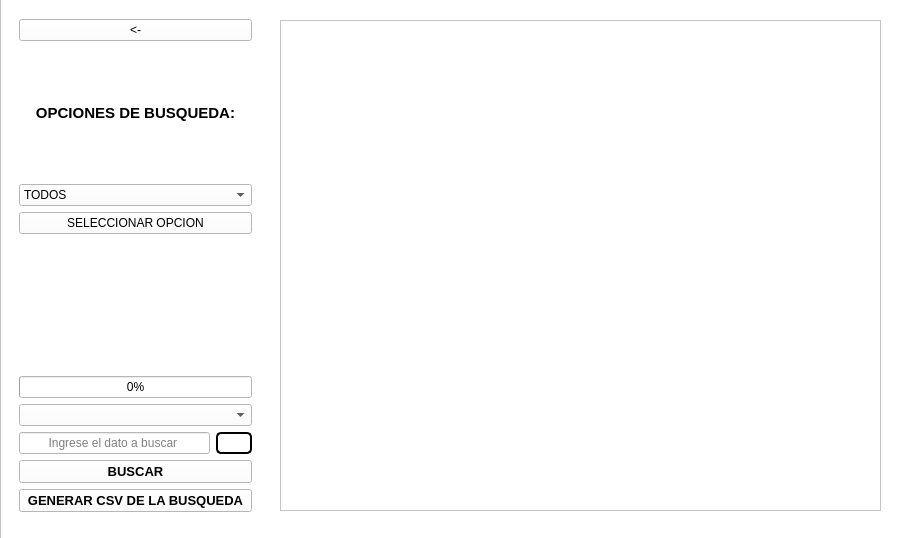
<?xml version="1.0" encoding="UTF-8"?>
<ui version="4.0">
 <class>VentanaSeleccionar</class>
 <widget class="QMainWindow" name="VentanaSeleccionar">
  <property name="geometry">
   <rect>
    <x>0</x>
    <y>0</y>
    <width>897</width>
    <height>538</height>
   </rect>
  </property>
  <property name="minimumSize">
   <size>
    <width>897</width>
    <height>538</height>
   </size>
  </property>
  <property name="maximumSize">
   <size>
    <width>897</width>
    <height>538</height>
   </size>
  </property>
  <property name="windowTitle">
   <string>Buscador de Registros</string>
  </property>
  <property name="styleSheet">
   <string notr="true"/>
  </property>
  <widget class="QWidget" name="centralwidget">
   <widget class="QTableWidget" name="tableWidget">
    <property name="geometry">
     <rect>
      <x>280</x>
      <y>20</y>
      <width>601</width>
      <height>491</height>
     </rect>
    </property>
    <property name="font">
     <font>
      <weight>50</weight>
      <bold>false</bold>
     </font>
    </property>
    <property name="styleSheet">
     <string notr="true">background-color: rgb(255, 255, 255);
</string>
    </property>
    <property name="frameShape">
     <enum>QFrame::StyledPanel</enum>
    </property>
    <property name="frameShadow">
     <enum>QFrame::Sunken</enum>
    </property>
   </widget>
   <widget class="QFrame" name="frame_particular">
    <property name="geometry">
     <rect>
      <x>10</x>
      <y>10</y>
      <width>251</width>
      <height>511</height>
     </rect>
    </property>
    <property name="styleSheet">
     <string notr="true">background-color: rgb(255, 255, 255);</string>
    </property>
    <layout class="QGridLayout" name="gridLayout_2">
     <item row="0" column="0">
      <layout class="QGridLayout" name="gridLayout">
       <item row="7" column="0">
        <widget class="QLineEdit" name="dato">
         <property name="styleSheet">
          <string notr="true">background-color: rgb(255, 255, 255);</string>
         </property>
         <property name="alignment">
          <set>Qt::AlignCenter</set>
         </property>
         <property name="placeholderText">
          <string>Ingrese el dato a buscar </string>
         </property>
        </widget>
       </item>
       <item row="7" column="1">
        <widget class="QPushButton" name="info">
         <property name="maximumSize">
          <size>
           <width>198</width>
           <height>285</height>
          </size>
         </property>
         <property name="cursor">
          <cursorShape>OpenHandCursor</cursorShape>
         </property>
         <property name="styleSheet">
          <string notr="true">QPushButton{
	background-color: rgb(255, 255, 255);
	border-radius:5px;
	border:1.5px solid black;
}
</string>
         </property>
         <property name="text">
          <string/>
         </property>
         <property name="icon">
          <iconset>
           <normaloff>../multimedia/info.jpg</normaloff>../multimedia/info.jpg</iconset>
         </property>
        </widget>
       </item>
       <item row="0" column="0" colspan="2">
        <widget class="QPushButton" name="atras">
         <property name="cursor">
          <cursorShape>PointingHandCursor</cursorShape>
         </property>
         <property name="styleSheet">
          <string notr="true">QPushButton:hover{
	
	background-color: rgb(165, 175, 173);
}
QPushButton{
	background-color: rgb(255, 255, 255);
}</string>
         </property>
         <property name="text">
          <string>&lt;-</string>
         </property>
        </widget>
       </item>
       <item row="1" column="0" colspan="2">
        <widget class="QLabel" name="titulo">
         <property name="font">
          <font>
           <pointsize>11</pointsize>
           <weight>75</weight>
           <bold>true</bold>
          </font>
         </property>
         <property name="styleSheet">
          <string notr="true">background-color: rgb(255, 255, 255);</string>
         </property>
         <property name="text">
          <string>OPCIONES DE BUSQUEDA:</string>
         </property>
         <property name="alignment">
          <set>Qt::AlignCenter</set>
         </property>
        </widget>
       </item>
       <item row="2" column="0" colspan="2">
        <widget class="QComboBox" name="opciones">
         <property name="styleSheet">
          <string notr="true">background-color: rgb(255, 255, 255);</string>
         </property>
         <item>
          <property name="text">
           <string>TODOS</string>
          </property>
         </item>
         <item>
          <property name="text">
           <string>Especifico</string>
          </property>
         </item>
        </widget>
       </item>
       <item row="3" column="0" colspan="2">
        <widget class="QPushButton" name="seleccionar">
         <property name="cursor">
          <cursorShape>PointingHandCursor</cursorShape>
         </property>
         <property name="styleSheet">
          <string notr="true">QPushButton{
	background-color: rgb(255, 255, 255);
}

QPushButton:hover{
	
	background-color: rgb(255, 170, 0);
}</string>
         </property>
         <property name="text">
          <string>SELECCIONAR OPCION</string>
         </property>
        </widget>
       </item>
       <item row="4" column="0" colspan="2">
        <widget class="QLabel" name="imagen">
         <property name="styleSheet">
          <string notr="true">background-color: rgb(255, 255, 255);</string>
         </property>
         <property name="text">
          <string/>
         </property>
         <property name="pixmap">
          <pixmap>../multimedia/buscar_registro.png</pixmap>
         </property>
         <property name="scaledContents">
          <bool>true</bool>
         </property>
        </widget>
       </item>
       <item row="6" column="0" colspan="2">
        <widget class="QComboBox" name="opciones_2">
         <property name="styleSheet">
          <string notr="true">background-color: rgb(255, 255, 255);</string>
         </property>
        </widget>
       </item>
       <item row="8" column="0" colspan="2">
        <widget class="QPushButton" name="realizar">
         <property name="font">
          <font>
           <pointsize>10</pointsize>
           <weight>75</weight>
           <bold>true</bold>
          </font>
         </property>
         <property name="cursor">
          <cursorShape>PointingHandCursor</cursorShape>
         </property>
         <property name="styleSheet">
          <string notr="true">QPushButton{
	background-color: rgb(255, 255, 255);
}

QPushButton:hover{
	
	background-color: rgb(255, 170, 0);
}</string>
         </property>
         <property name="text">
          <string>BUSCAR</string>
         </property>
        </widget>
       </item>
       <item row="9" column="0" colspan="2">
        <widget class="QPushButton" name="generarinforme">
         <property name="font">
          <font>
           <pointsize>10</pointsize>
           <weight>75</weight>
           <bold>true</bold>
          </font>
         </property>
         <property name="cursor">
          <cursorShape>PointingHandCursor</cursorShape>
         </property>
         <property name="styleSheet">
          <string notr="true">QPushButton{
	background-color: rgb(255, 255, 255);
}

QPushButton:hover{
	
	background-color: rgb(255, 255, 0);
}</string>
         </property>
         <property name="text">
          <string>GENERAR CSV DE LA BUSQUEDA</string>
         </property>
        </widget>
       </item>
       <item row="5" column="0" colspan="2">
        <widget class="QProgressBar" name="progressBar">
         <property name="value">
          <number>0</number>
         </property>
        </widget>
       </item>
      </layout>
     </item>
    </layout>
   </widget>
   <widget class="QFrame" name="frame_ventana">
    <property name="geometry">
     <rect>
      <x>0</x>
      <y>-10</y>
      <width>911</width>
      <height>551</height>
     </rect>
    </property>
    <property name="styleSheet">
     <string notr="true">background-color: rgb(255, 255, 255);</string>
    </property>
    <property name="frameShape">
     <enum>QFrame::StyledPanel</enum>
    </property>
    <property name="frameShadow">
     <enum>QFrame::Raised</enum>
    </property>
   </widget>
   <zorder>frame_ventana</zorder>
   <zorder>frame_particular</zorder>
   <zorder>tableWidget</zorder>
  </widget>
 </widget>
 <resources/>
 <connections/>
</ui>
